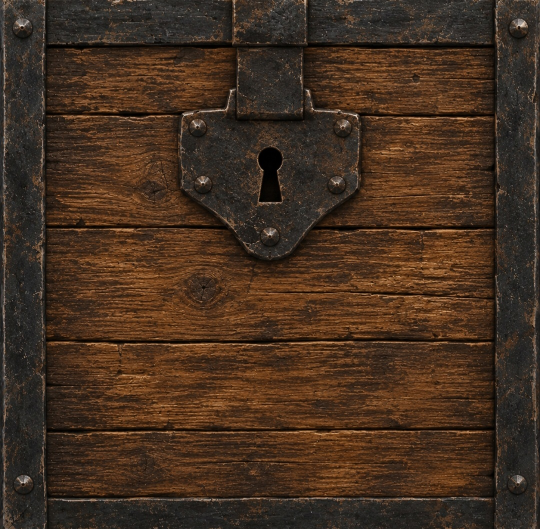
#> input picture minecraft/chest-reference/front.jpg, 1080 x 1058 px, found by its file name (shown at 1/2 size); its folder holds 3 pictures in this run
$ python prepare_chest.py
#> lines starting #> are read from the running program, lines starting #| are printed output that depends on the picture
#!/usr/bin/env python3
"""Build the ordinary chest textures from the three supplied photographs.

Run from the repository root; requires Pillow. The 64x64/128x64 layout follows
Mojang's Bedrock 1.26.30.5 chest texture samples. One atlas unit is 16 pixels.
The moving lid is 5 units high and the body 10; the lock has its own cuboid.
"""
from pathlib import Path
from PIL import Image, ImageOps

REF = Path('minecraft/chest-reference')
ROOT = Path('minecraft/realistic-dirt')
SCALE = 16
RESAMPLE = Image.Resampling.LANCZOS


def load(name):
#> called with name = 'front'
    with Image.open(REF / f'{name}.jpg') as im:
#> im is the input picture: PIL image 1080x1058 RGB; mean R, G, B 68.5, 47.8, 32.1
        return im.convert('RGB')


def widen(im):
    """Make a wide face without stretching the central lock or side bands.

    Stretch the two wooden fields separately; their joins are continuous at
    each cut. The wide chest has 30 model units instead of the single's 14.
    """
    w, h = im.size
    cuts = [0, round(w*.09), round(w*.32), round(w*.68), round(w*.91), w]
    new_w = round(w * 30 / 14)
    widths = [cuts[1], 0, cuts[3]-cuts[2], 0, w-cuts[4]]
    remaining = new_w - sum(widths)
    widths[1] = remaining // 2
    widths[3] = remaining - widths[1]
    result = Image.new('RGB', (new_w, h))
    x = 0
    for i, width in enumerate(widths):
        part = im.crop((cuts[i], 0, cuts[i+1], h)).resize((width, h), RESAMPLE)
        result.paste(part, (x, 0))
        x += width
    return result


def atlas(wide=False):
    front, side, top = (load(name) for name in ('front', 'side', 'top'))
#> call 2 of load, with name = 'side'
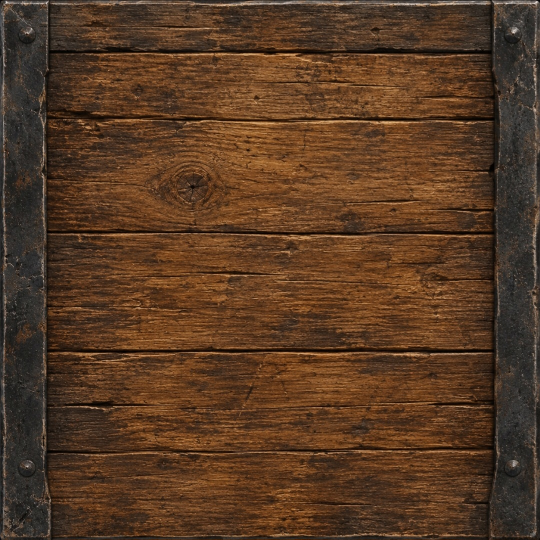
#> input picture minecraft/chest-reference/side.jpg, 1079 x 1079 px, found by its file name (shown at 1/2 size)
#> in load, im is the input picture: PIL image 1079x1079 RGB; mean R, G, B 87.5, 58.2, 36
#> call 3 of load, with name = 'top'
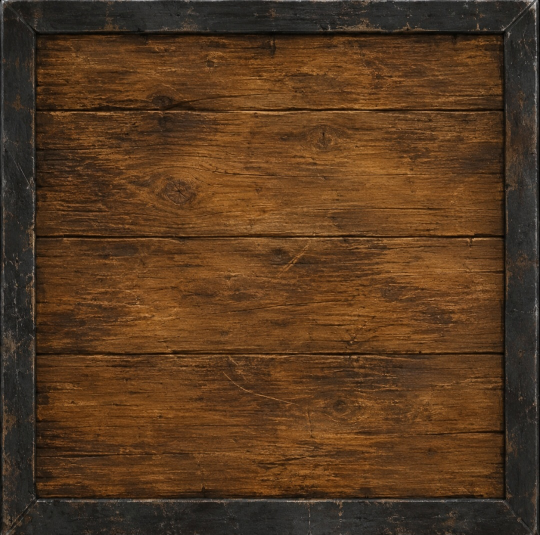
#> input picture minecraft/chest-reference/top.jpg, 1080 x 1069 px, found by its file name (shown at 1/2 size)
#> in load, im is the input picture: PIL image 1080x1069 RGB; mean R, G, B 86.2, 57, 31.6
    if wide:
        front, top = widen(front), widen(top)
    width = 30 if wide else 14
    im = Image.new('RGBA', ((128 if wide else 64)*SCALE, 64*SCALE), (30, 19, 14, 255))
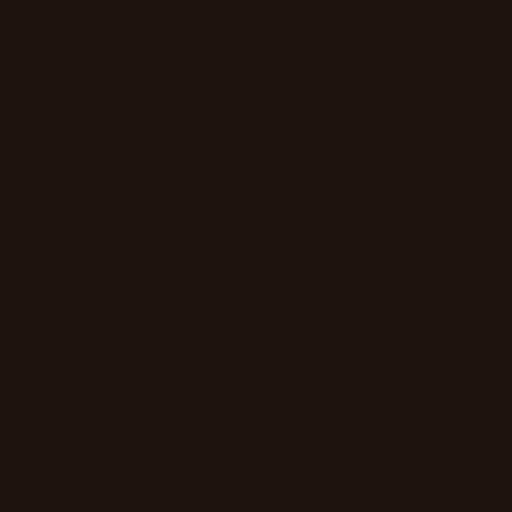
#> im: PIL image 1024x1024 RGBA (shown at 1/2 size); mean R, G, B, A 30, 19, 14, 255

    def put(img, x, y, w, h):
        im.paste(img.resize((w*SCALE, h*SCALE), RESAMPLE).convert('RGBA'), (x*SCALE, y*SCALE))

    # Standard cuboid UV net: left side, front, right side, back.
    # Split the photographed surfaces at the model's lid/body boundary,
    # preserving the continuous picture when the chest is closed.
    back = widen(side) if wide else side
    for image, x, w in ((side, 0, 14), (front, 14, width),
                         (ImageOps.mirror(side), 14+width, 14),
                         (back, 28+width, width)):
        y_split = round(image.height / 3)
        put(image.crop((0, 0, image.width, y_split)), x, 14, w, 5)
        put(image.crop((0, y_split, image.width, image.height)), x, 33, w, 10)
#> this loop made 4 passes
#> (x, y_split) on passes 1 to 4: (0, 360), (14, 353), (28, 360), (42, 360)
    # Top, underside of lid, inside body, and bottom of body.
    put(top, 14, 0, width, 14)
    put(ImageOps.flip(top), 14+width, 0, width, 14)
#> in put (call 10), `im.paste(img.resize((w*SCALE, h*SCALE), RESAMPLE).convert('RGBA'), (x*..`:
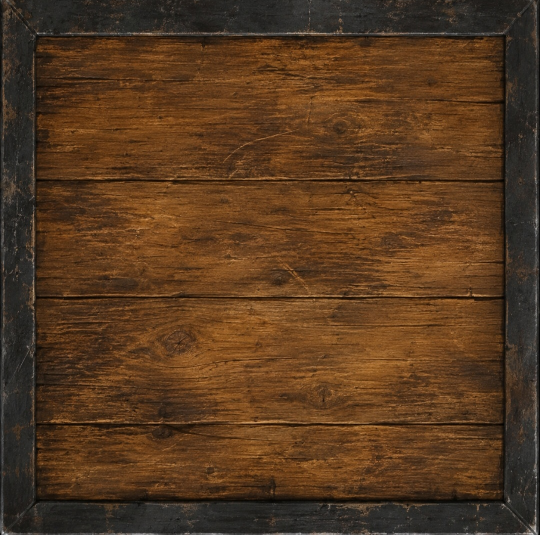
#> img: PIL image 1080x1069 RGB (shown at 1/2 size); mean R, G, B 86.2, 57, 31.6
    put(top, 14, 19, width, 14)
    put(ImageOps.flip(top), 14+width, 19, width, 14)
#> in put (call 12), `im.paste(img.resize((w*SCALE, h*SCALE), RESAMPLE).convert('RGBA'), (x*..`:
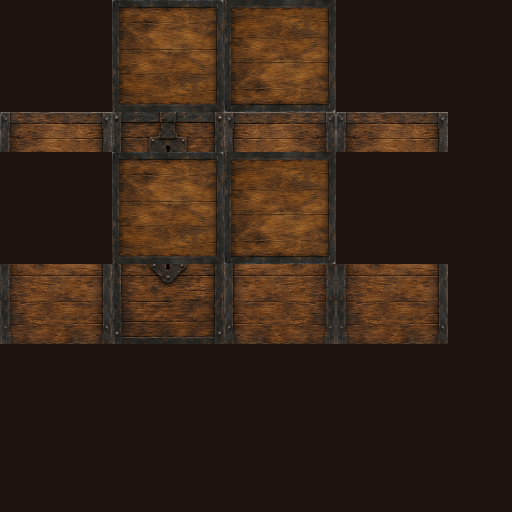
#> im: PIL image 1024x1024 RGBA (shown at 1/2 size); mean R, G, B, A 51.6, 33.8, 21.7, 255
    # The latch is a separate 2x4x1 cuboid (the first 6x5 atlas units).
    # Use the dark metal tab from the front photo, not a second keyhole.
    f = load('front')
    metal = f.crop((int(f.width*.44), int(f.height*.09), int(f.width*.56), int(f.height*.22)))
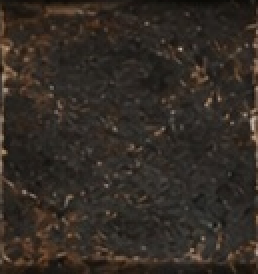
#> metal: PIL image 129x137 RGB (shown 2 times larger); mean R, G, B 50.9, 43.7, 37.1
    for x, w in ((0, 1), (1, 2), (3, 1), (4, 2)):
        put(metal, x, 1, w, 4)
    put(metal, 1, 0, 2, 1)
    put(metal, 3, 0, 2, 1)
    return im


def main():
    entity = ROOT / 'textures/entity/chest'
    entity.mkdir(parents=True, exist_ok=True)
    for wide, name in ((False, 'normal'), (True, 'double_normal')):
        atlas(wide).save(entity / f'{name}.png', optimize=True)
    blocks = ROOT / 'textures/blocks'
    for name in ('front', 'side', 'top'):
        load(name).resize((512, 512), RESAMPLE).save(blocks / f'photo_chest_{name}.png', optimize=True)
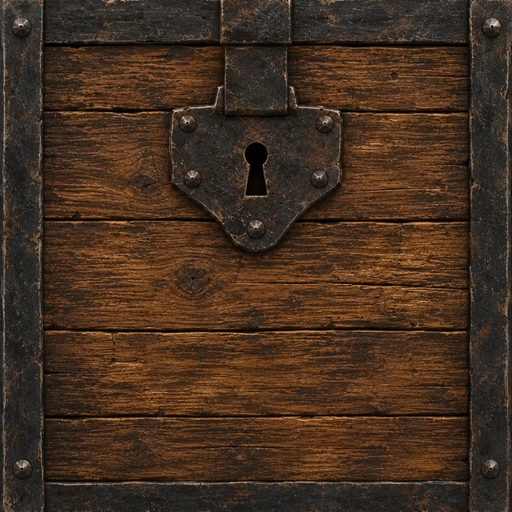
#> saved as photo_chest_front.png: PIL image 512x512 RGB; mean R, G, B 68.5, 47.8, 32.1


if __name__ == '__main__':
    main()
